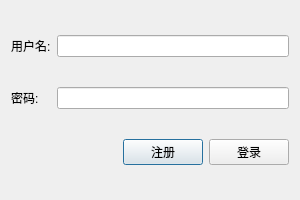
<?xml version="1.0" encoding="UTF-8"?>
<ui version="4.0">
 <class>LoginDialog</class>
 <widget class="QDialog" name="LoginDialog">
  <property name="geometry">
   <rect>
    <x>0</x>
    <y>0</y>
    <width>300</width>
    <height>200</height>
   </rect>
  </property>
  <property name="windowTitle">
   <string>登录</string>
  </property>
  <layout class="QGridLayout" name="gridLayout">
   <item row="0" column="0">
    <widget class="QLabel" name="labelUser">
     <property name="text">
      <string>用户名:</string>
     </property>
    </widget>
   </item>
   <item row="0" column="1">
    <widget class="QLineEdit" name="lineEditUser"/>
   </item>
   <item row="1" column="0">
    <widget class="QLabel" name="labelPassword">
     <property name="text">
      <string>密码:</string>
     </property>
    </widget>
   </item>
   <item row="1" column="1">
    <widget class="QLineEdit" name="lineEditPassword">
     <property name="echoMode">
      <enum>QLineEdit::EchoMode::Password</enum>
     </property>
    </widget>
   </item>
   <item row="2" column="0" colspan="2">
    <layout class="QHBoxLayout" name="horizontalLayout">
     <item>
      <spacer name="horizontalSpacer">
       <property name="orientation">
        <enum>Qt::Orientation::Horizontal</enum>
       </property>
       <property name="sizeHint" stdset="0">
        <size>
         <width>40</width>
         <height>20</height>
        </size>
       </property>
      </spacer>
     </item>
     <item>
      <widget class="QPushButton" name="pushButtonRegister">
       <property name="text">
        <string>注册</string>
       </property>
      </widget>
     </item>
     <item>
      <widget class="QPushButton" name="pushButtonLogin">
       <property name="text">
        <string>登录</string>
       </property>
      </widget>
     </item>
    </layout>
   </item>
  </layout>
 </widget>
 <resources/>
 <connections/>
</ui>
